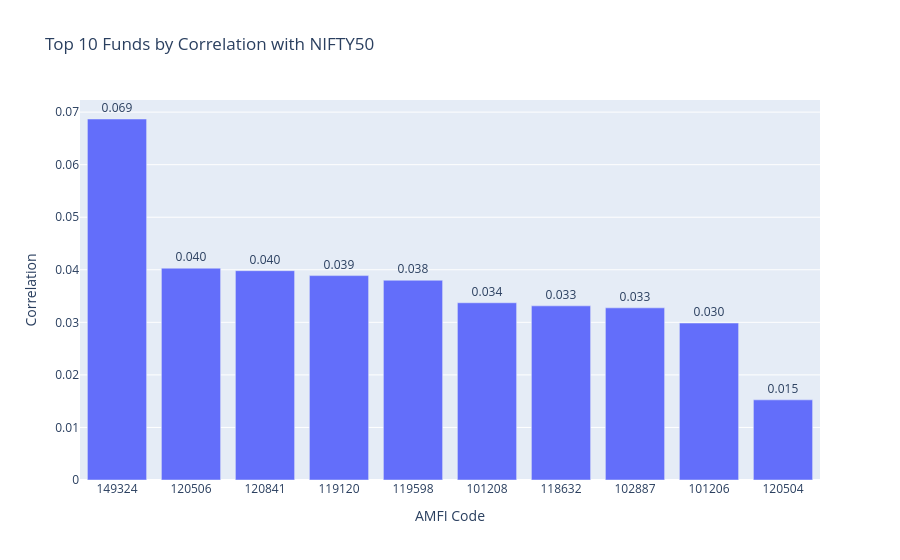

The cell this chart's notebook holds for it:
### Code cell
top10 = top_corr.head(10).copy()

top10["amfi_code"] = top10["amfi_code"].astype(str)

fig = px.bar(
    top10,
    x="amfi_code",
    y="correlation",
    text="correlation",
    title="Top 10 Funds by Correlation with NIFTY50"
)

fig.update_traces(
    texttemplate="%{text:.3f}",
    textposition="outside"
)

fig.update_layout(
    xaxis_title="AMFI Code",
    yaxis_title="Correlation"
)

fig.show()

### Figure 1 — Plotly figure (JSON) as saved in the notebook; plotly's stock layout.template omitted (floating-point values rounded to 4 significant figures)
{"data": [{"hovertemplate": "amfi_code=%{x}<br>correlation=%{text}<extra></extra>", "legendgroup": "", "marker": {"color": "#636efa", "pattern": {"shape": ""}}, "name": "", "orientation": "v", "showlegend": false, "text": [0.06869, 0.04031, 0.03983, 0.03889, 0.03801, 0.03372, 0.03314, 0.03276, 0.02987, 0.01525], "textposition": "outside", "texttemplate": "%{text:.3f}", "type": "bar", "x": ["149324", "120506", "120841", "119120", "119598", "101208", "118632", "102887", "101206", "120504"], "xaxis": "x", "y": [0.06869, 0.04031, 0.03983, 0.03889, 0.03801, 0.03372, 0.03314, 0.03276, 0.02987, 0.01525], "yaxis": "y"}], "layout": {"barmode": "relative", "legend": {"tracegroupgap": 0}, "title": {"text": "Top 10 Funds by Correlation with NIFTY50"}, "xaxis": {"anchor": "y", "domain": [0, 1], "title": {"text": "AMFI Code"}}, "yaxis": {"anchor": "x", "domain": [0, 1], "title": {"text": "Correlation"}}}}
